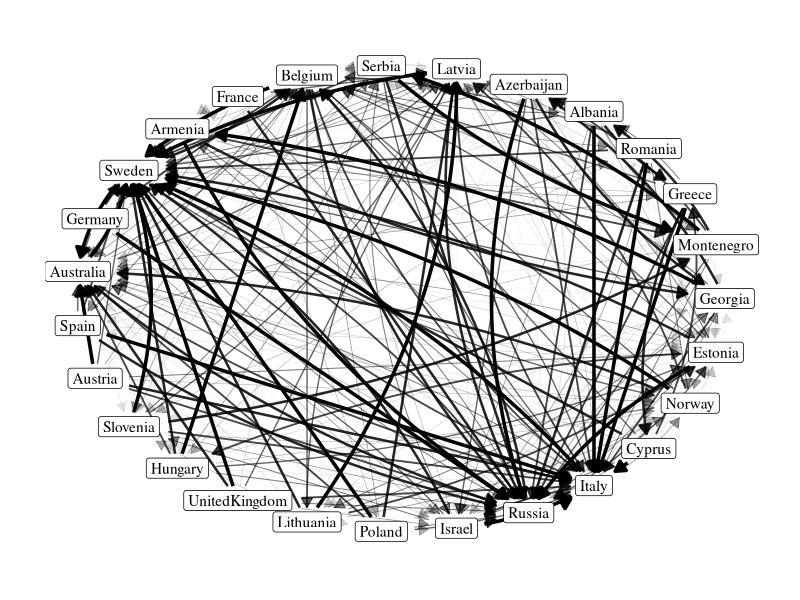
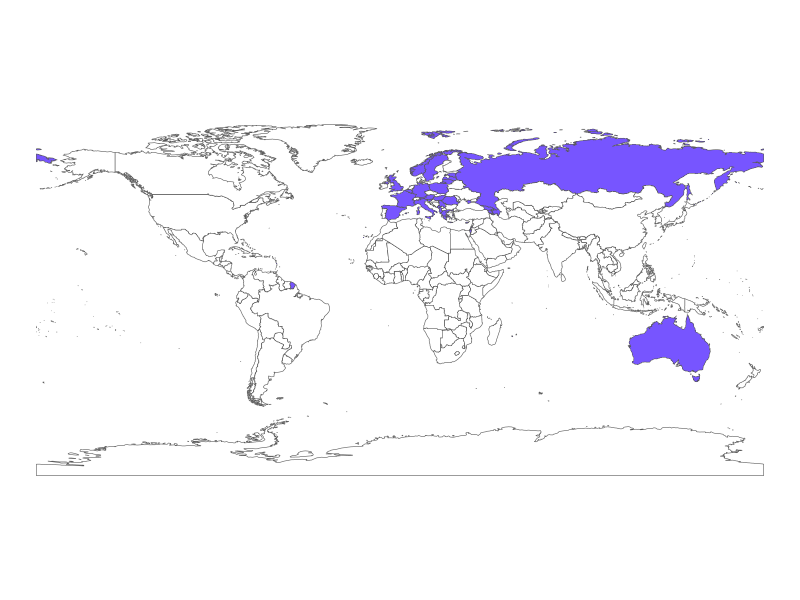
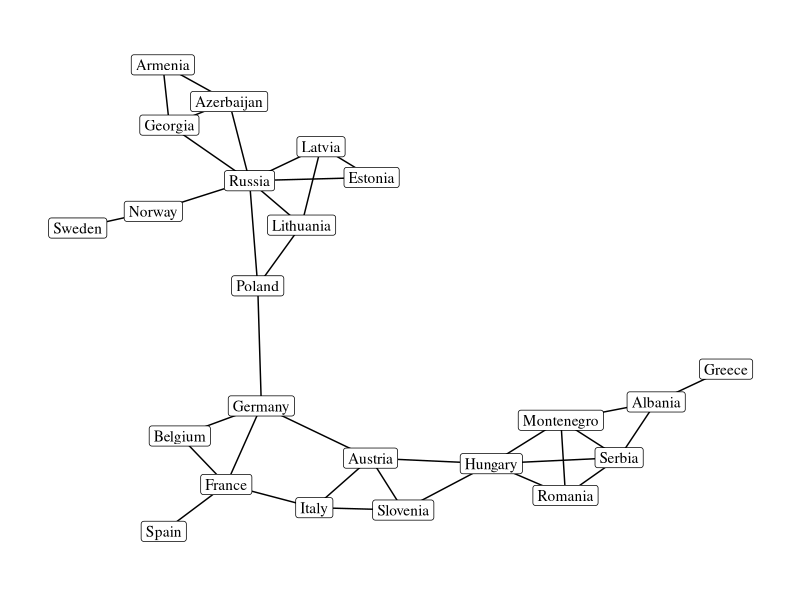
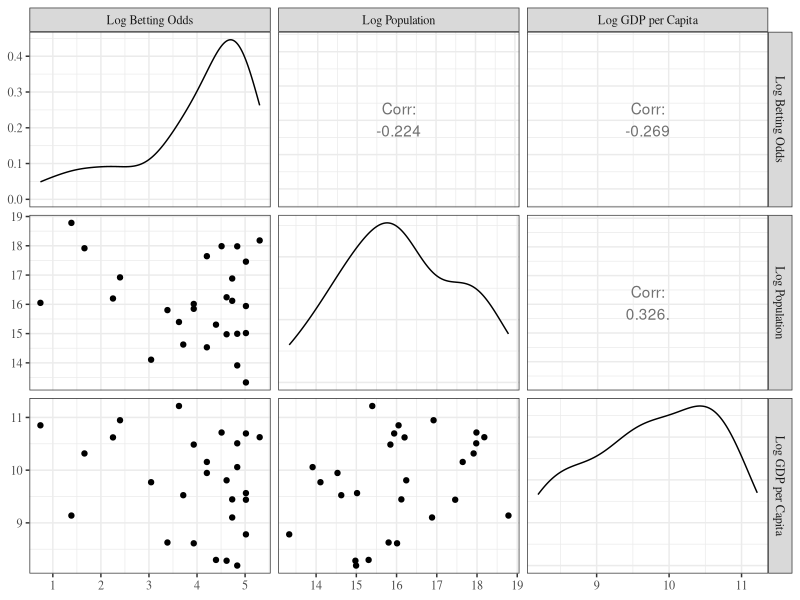

These charts were generated, in order, by the following R code:
# Code to do that data analysis on the Eurovision data

library(ggplot2)
library(ggrepel)
library(foreach)
library(here)

library(rnaturalearth)
library(rnaturalearthdata)
library(sf)

library(dplyr)

library(network)
library(ggraph)

library(GGally)

plotdir <- here("Eurovision", "plots")

# Read in all the csv files with response and covariates
Y <- read.csv(here("Eurovision", "2015data", "votes-ranks.csv"), row.names=1)
Xc.gender <- read.csv(here("Eurovision", "2015data", "covariate-gender.csv"), row.names=1, stringsAsFactors=FALSE)
Xd.lang <- read.csv(here("Eurovision", "2015data", "covariate-language.csv"), row.names=1)
Xd.contig <- read.csv(here("Eurovision", "2015data", "covariate-contig.csv"), row.names=1)
Xc.odds <- read.csv(here("Eurovision", "2015data", "covariate-odds.csv"), row.names=1)
Xc.pop <- read.csv(here("Eurovision", "2015data", "covariate-population.csv"), row.names=1)
Xc.gdp <- read.csv(here("Eurovision", "2015data", "covariate-gdp.csv"), row.names=1)

# Which countries are we restricting the analysis to?
countries.in.final <- row.names(Xc.gender)[Xc.gender[,"Female"] != "#N/A"]

Xd <- array(
  c(#as.matrix(Xd.lang[countries.in.final, countries.in.final]),
    as.matrix(Xd.contig[countries.in.final, countries.in.final])),
  dim=c(length(countries.in.final), length(countries.in.final), 1)
)
dimnames(Xd)[[3]] <- list("Contig")
#Xc <- data.matrix(cbind(
#  Xc.gender[countries.in.final,],
#  Xc.odds[countries.in.final,"Median16"]
#))
#colnames(Xc) <- c(colnames(Xc.gender), "MedianOdds")
Xc <- data.matrix(data.frame(LogMedianOdds=log(Xc.odds[countries.in.final,"Median16"]),
                             LogPopulation=log(Xc.pop[countries.in.final,"Pop2015"]),
                             LogGDP=log(Xc.gdp[countries.in.final,"GDPpc2015"])))


################################################################################
# Make a map of the participating countries

world <- ne_countries(returnclass="sf", scale="medium")

highlighted.countries <- countries.in.final |>
  replace(countries.in.final=="UnitedKingdom", "United Kingdom") |>
  replace(countries.in.final=="Serbia", "Republic of Serbia")

mapplot <- world |>
  mutate(eurovisionfinalist = ifelse(admin %in% highlighted.countries, "Y", "N")) |>
  ggplot() +
  geom_sf(aes(fill = eurovisionfinalist)) +
  scale_fill_manual(values=c(N="#ffffff", Y="#7755ff")) +
  theme_void() +
  theme(legend.position = "none")

################################################################################
# Plot the vote network

ncountries <- length(countries.in.final)

votenet <- network(as.matrix(Y[countries.in.final,countries.in.final]), directed=TRUE)
votenet %v% "nodename" <- countries.in.final
votenet %e% "rank" <- as.matrix(Y[countries.in.final,countries.in.final])
points <- as.matrix(Y[countries.in.final,countries.in.final])
points[points == 10] <- 12
points[points == 9] <- 10
votenet %e% "points" <- points
sender <- matrix(rep(countries.in.final, ncountries), ncol=ncountries)
votenet %e% "voter" <- sender
votenet %e% "song" <- t(sender)

arrowsize <- 8
radius <- 2
labelpad <- 2

voteplot <- ggraph(votenet, layout="manual", 
       x = radius * cos(2*pi*seq_len(ncountries)/ncountries),
       y = radius * sin(2*pi*seq_len(ncountries)/ncountries)) +
  geom_edge_fan(
    aes(edge_width=rank, edge_alpha=rank,
        start_cap=label_rect(voter, padding = margin(labelpad, labelpad, labelpad, labelpad, "mm")), 
        end_cap=label_rect(song, padding = margin(labelpad, labelpad, labelpad, labelpad, "mm"))),
    arrow = arrow(type = "closed", length=unit(arrowsize, "pt"))) +
  geom_node_label(aes(label=nodename), family="serif") +
  theme_graph(base_family="serif") +
  scale_edge_width_continuous(range=c(0.1,1.2), trans=scales::exp_trans(1.4)) +
  scale_edge_alpha_continuous(range=c(0.1,1), trans=scales::exp_trans(1.1)) +
  theme(legend.position = "none")


################################################################################
# Make a network of the country contiguity covariate

ncountries <- length(countries.in.final)
countryborders <- as.matrix(Xd.contig[countries.in.final, countries.in.final])
diag(countryborders) <- 0
notislands <- names(which(rowSums(countryborders) > 0))
islands <- setdiff(countries.in.final, notislands)
countryborders <- countryborders[notislands, notislands]
bordernet <- network(countryborders, directed=FALSE)
bordernet %v% "nodename" <- rownames(countryborders)

labelpad <- 2

borderplot <- ggraph(bordernet, layout="igraph", algorithm="dh") +
  geom_edge_link() +
  geom_node_label(aes(label=nodename), family="serif")+
  theme_graph(base_family="serif")

################################################################################
# Plot covariates

pairsdf <- as.data.frame(Xc)
names(pairsdf) <- c("Log Betting Odds", "Log Population", "Log GDP per Capita")

covariateplot <- ggpairs(pairsdf, diag=list(continuous="densityDiag")) +
  theme_bw(base_family = "serif")

################################################################################
# Save figures

fig.width <- 9
fig.height <- 6
fig.res <- 150

png(file.path(plotdir, "eurovision-votes-network.png"), width=9, height=5, units="in", res=fig.res)
print(voteplot)
dev.off()

png(file.path(plotdir, "eurovision-country-map.png"), width=10, height=6, units="in", res=fig.res)
print(mapplot)
dev.off()

png(file.path(plotdir, "eurovision-country-borders.png"), width=9, height=5, units="in", res=fig.res)
print(borderplot)
dev.off()

png(file.path(plotdir, "eurovision-covariates.png"), width=6, height=4, units="in", res=fig.res)
print(covariateplot)
dev.off()
